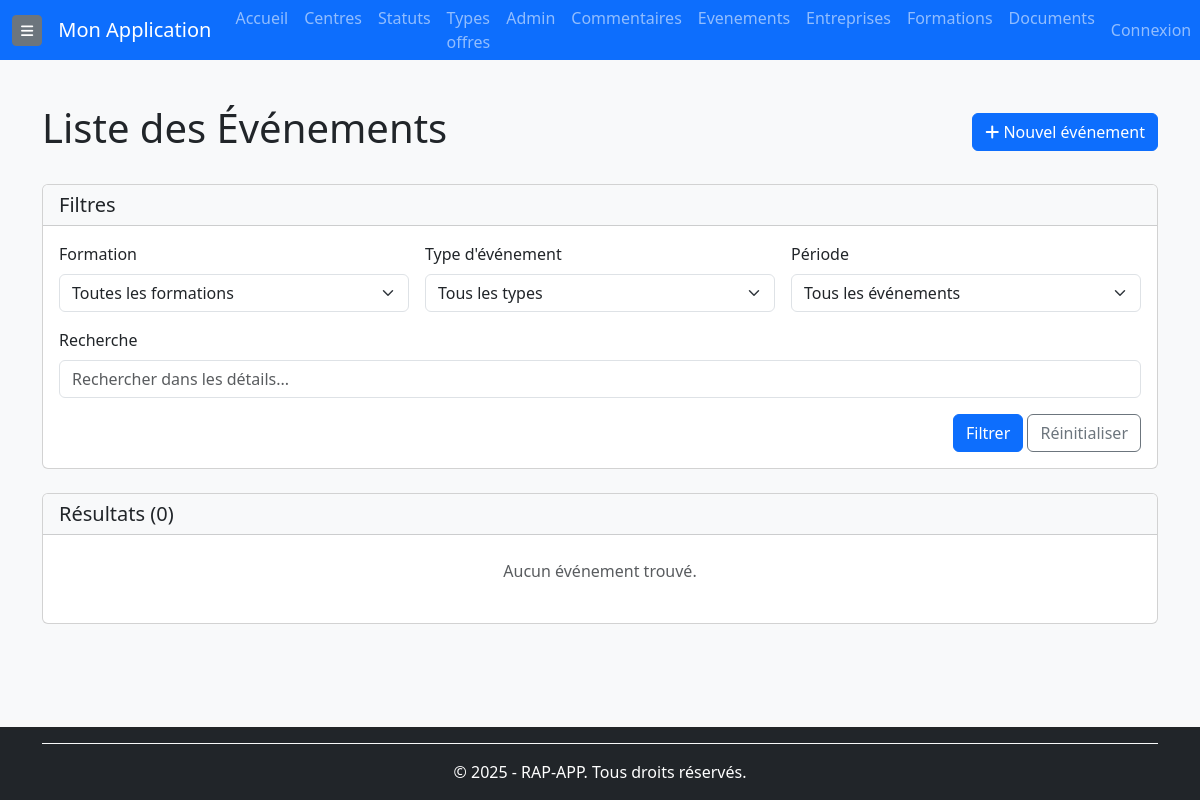
Before: /evenements/ (signed in) with the older database file.
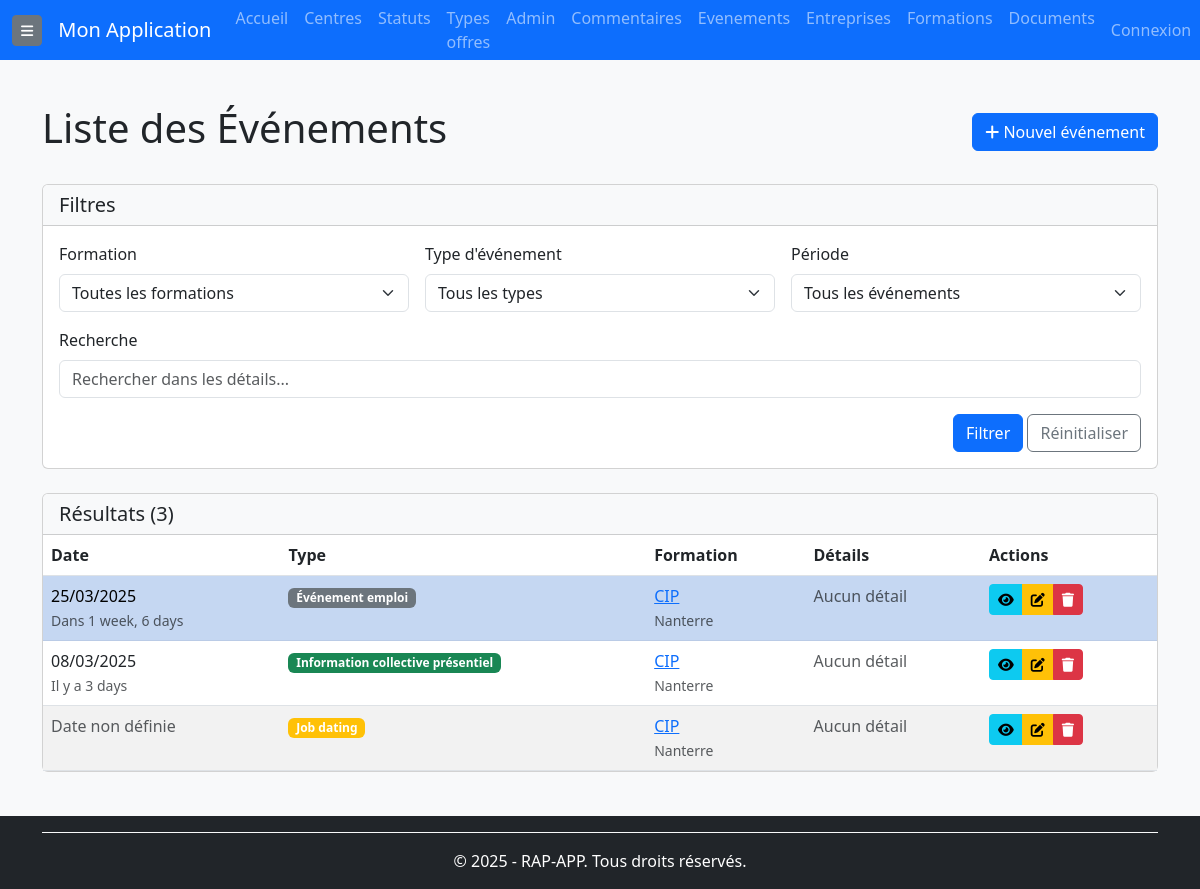
After: the same page with the newer database file.
### rap_app/models/evenements.py (models this page shows, shortened)
class Evenement(BaseModel):
    INFO_PRESENTIEL = 'info_collective_presentiel'
    INFO_DISTANCIEL = 'info_collective_distanciel'
    JOB_DATING = 'job_dating'
    EVENEMENT_EMPLOI = 'evenement_emploi'
    FORUM = 'forum'
    JPO = 'jpo'
    AUTRE = 'autre'
    TYPE_EVENEMENT_CHOICES = [
        (INFO_PRESENTIEL, 'Information collective présentiel'),
        (INFO_DISTANCIEL, 'Information collective distanciel'),
        (JOB_DATING, 'Job dating'),
        (EVENEMENT_EMPLOI, 'Événement emploi'),
        (FORUM, 'Forum'),
        (JPO, 'Journée Portes Ouvertes (JPO)'),
        (AUTRE, 'Autre'),
    ]
    formation = models.ForeignKey(Formation, on_delete=models.CASCADE, null=True, blank=True,  related_name="evenements",verbose_name="Formation associée")
    type_evenement = models.CharField(max_length=100, choices=TYPE_EVENEMENT_CHOICES, verbose_name="Type d'événement",db_index=True)
    details = models.TextField(null=True,  blank=True, verbose_name="Détails de l'événement")
    event_date = models.DateField(null=True, blank=True, verbose_name="Date de l'événement")
    description_autre = models.CharField(max_length=255,  null=True,  blank=True,  verbose_name="Description pour 'Autre' événement")
    class Meta:
        verbose_name = "Événement"
        verbose_name_plural = "Événements"
        ordering = ['-event_date']
        indexes = [
            models.Index(fields=['event_date']),  # Optimisation des recherches par date.
            models.Index(fields=['type_evenement']),  # Ajout d'un index sur le type d'événement.
        ]

### rap_app/models/formations.py (models this page shows, shortened)
class Formation(BaseModel):
    nom = models.CharField(max_length=255, verbose_name="Nom de la formation")
    centre = models.ForeignKey(Centre, on_delete=models.CASCADE, related_name='formations', verbose_name="Centre de formation")
    type_offre = models.ForeignKey(TypeOffre, on_delete=models.CASCADE, related_name="formations", verbose_name="Type d'offre")
    statut = models.ForeignKey(Statut, on_delete=models.CASCADE, related_name="formations", verbose_name="Statut de la formation")
    start_date = models.DateField(null=True, blank=True, verbose_name="Date de début")
    end_date = models.DateField(null=True, blank=True, verbose_name="Date de fin")
    num_kairos = models.CharField(max_length=50, null=True, blank=True, verbose_name="Numéro Kairos")
    num_offre = models.CharField(max_length=50, null=True, blank=True, verbose_name="Numéro de l'offre")
    num_produit = models.CharField(max_length=50, null=True, blank=True, verbose_name="Numéro du produit")
    prevus_crif = models.PositiveIntegerField(default=0, verbose_name="Places prévues CRIF")
    prevus_mp = models.PositiveIntegerField(default=0, verbose_name="Places prévues MP")
    inscrits_crif = models.PositiveIntegerField(default=0, verbose_name="Inscrits CRIF")
    inscrits_mp = models.PositiveIntegerField(default=0, verbose_name="Inscrits MP")
    assistante = models.CharField(max_length=255, null=True, blank=True, verbose_name="Assistante")
    cap = models.PositiveIntegerField(null=True, blank=True, verbose_name="Capacité maximale")
    convocation_envoie = models.BooleanField(default=False, verbose_name="Convocation envoyée")
    entresformation = models.PositiveIntegerField(default=0, verbose_name="Entrées en formation")
    nombre_candidats = models.PositiveIntegerField(default=0, verbose_name="Nombre de candidats")
    nombre_entretiens = models.PositiveIntegerField(default=0, verbose_name="Nombre d'entretiens")
    nombre_evenements = models.PositiveIntegerField(default=0, verbose_name="Nombre d'événements")
    dernier_commentaire = models.TextField(null=True, blank=True, verbose_name="Dernier commentaire")
    entreprises = models.ManyToManyField(Entreprise, related_name="formations", verbose_name="Partenaires", blank=True)
    utilisateur = models.ForeignKey(User, on_delete=models.SET_NULL, null=True, blank=True,related_name="formations_creees",verbose_name="Créé par" )
    objects = FormationManager()
    class Meta:
        verbose_name = "Formation"
        verbose_name_plural = "Formations"
        ordering = ['-start_date', 'nom']
        indexes = [
            models.Index(fields=['start_date']),
            models.Index(fields=['end_date']),
            models.Index(fields=['nom']),
        ]

### rap_app/models/centres.py (models this page shows, shortened)
class Centre(BaseModel):
    nom = models.CharField(
        max_length=255,
        unique=True,  # 🔹 Garantit qu'un centre a un nom unique
        verbose_name="Nom du centre"
    )
    code_postal = models.CharField(
        max_length=5,  # 🔹 Limité à 5 caractères au lieu de 10
        null=True,
        blank=True,
        verbose_name="Code postal",
        validators=[
            RegexValidator(
                regex=r'^\d{5}$',
                message="Le code postal doit contenir exactement 5 chiffres"
            )
        ]
    )
    class Meta:
        verbose_name = "Centre"
        verbose_name_plural = "Centres"
        ordering = ['nom']
        indexes = [
            models.Index(fields=['nom']),  # 🔹 Index pour optimiser les recherches par nom
            models.Index(fields=['code_postal']),  # 🔹 Index pour les recherches par code postal
        ]

### rap_app/views/evenements_views.py (the view)
# urls.py: path('evenements/', evenements_views.EvenementListView.as_view(), name='evenement-list'),
class EvenementListView(BaseListView):
    model = Evenement
    context_object_name = 'evenements'
    template_name = 'evenements/evenement_list.html'
    def get_queryset(self):
        queryset = super().get_queryset().select_related('formation', 'formation__centre')
        formation_id = self.request.GET.get('formation')
        if formation_id:
            queryset = queryset.filter(formation_id=formation_id)
        type_evt = self.request.GET.get('type')
        if type_evt:
            queryset = queryset.filter(type_evenement=type_evt)
        periode = self.request.GET.get('periode')
        if periode == 'future':
            queryset = queryset.filter(event_date__gte=timezone.now().date())
        elif periode == 'past':
            queryset = queryset.filter(event_date__lt=timezone.now().date())
        q = self.request.GET.get('q')
        if q:
            queryset = queryset.filter(
                Q(details__icontains=q) |
                Q(description_autre__icontains=q) |
                Q(formation__nom__icontains=q)
            )
        return queryset
    def get_context_data(self, **kwargs):
        context = super().get_context_data(**kwargs)
        context['filters'] = {
            'formation': self.request.GET.get('formation', ''),
            'type': self.request.GET.get('type', ''),
            'periode': self.request.GET.get('periode', ''),
            'q': self.request.GET.get('q', ''),
        }
        context['formations'] = Formation.objects.all()
        context['types_evenement'] = Evenement.TYPE_EVENEMENT_CHOICES
        context['now'] = timezone.now().date()
        return context

### rap_app/templates/evenements/evenement_list.html (shortened to what the changed rows need)
{% extends 'base.html' %}
{% load static %}
{% block content %}
<div class="container mt-4">
    <div class="d-flex justify-content-between align-items-center mb-4">
        <h1>Liste des Événements</h1>
    </div>
    <div class="card">
        <div class="card-header bg-light">
            <div class="d-flex justify-content-between align-items-center">
                <h5 class="mb-0">Résultats ({{ evenements|length }})</h5>
            </div>
        </div>
        <div class="card-body p-0">
            {% if evenements %}
                <div class="table-responsive">
                    <table class="table table-hover table-striped mb-0">
                        <thead>
                            <tr>
                                <th>Date</th>
                                <th>Type</th>
                                <th>Formation</th>
                                <th>Détails</th>
                                <th>Actions</th>
                            </tr>
                        </thead>
                        <tbody>
                            {% for evenement in evenements %}
                                <tr {% if evenement.event_date and evenement.event_date >= now %}class="table-primary"{% endif %}>
                                    <td>
                                        {% if evenement.event_date %}
                                            {{ evenement.event_date|date:"d/m/Y" }}
                                            {% if evenement.event_date >= now %}
                                                <br>
                                                <small class="text-muted">Dans {{ evenement.event_date|timeuntil }}</small>
                                            {% else %}
                                                <br>
                                                <small class="text-muted">Il y a {{ evenement.event_date|timesince }}</small>
                                            {% endif %}
                                        {% else %}
                                            <span class="text-muted">Date non définie</span>
                                        {% endif %}
                                    </td>
                                    <td>
                                        <span class="badge
                                            {% if evenement.type_evenement == 'info_collective_presentiel' %}bg-success
                                            {% elif evenement.type_evenement == 'info_collective_distanciel' %}bg-info
                                            {% elif evenement.type_evenement == 'job_dating' %}bg-warning
                                            {% elif evenement.type_evenement == 'evenement_emploi' %}bg-secondary
                                            {% elif evenement.type_evenement == 'forum' %}bg-dark
                                            {% elif evenement.type_evenement == 'jpo' %}bg-danger
                                            {% else %}bg-light text-dark{% endif %}">
                                            {{ evenement.get_type_evenement_display }}
                                        </span>
                                    </td>
                                    <td>
                                        {% if evenement.formation %}
                                            <a href="{% url 'formation-detail' evenement.formation.id %}">
                                                {{ evenement.formation.nom }}
                                            </a>
                                            <br>
                                            <small class="text-muted">{{ evenement.formation.centre.nom }}</small>
                                        {% else %}
                                            <span class="text-muted">Aucune formation associée</span>
                                        {% endif %}
                                    </td>
                                    <td>
                                        {% if evenement.details %}
                                            <div class="text-truncate" style="max-width: 300px;">
                                                {{ evenement.details }}
                                            </div>
                                        {% else %}
                                            <span class="text-muted">Aucun détail</span>
                                        {% endif %}
                                    </td>
                                    <td>
                                        <div class="btn-group btn-group-sm">
                                            <a href="{% url 'evenement-detail' evenement.id %}" class="btn btn-info" title="Détails">
                                                <i class="fas fa-eye"></i>
                                            </a>
                                            <a href="{% url 'evenement-update' evenement.id %}" class="btn btn-warning" title="Modifier">
                                                <i class="fas fa-edit"></i>
                                            </a>
                                            <a href="{% url 'evenement-delete' evenement.id %}" class="btn btn-danger" title="Supprimer">
                                                <i class="fas fa-trash"></i>
                                            </a>
                                        </div>
                                    </td>
                                </tr>
                            {% endfor %}
                        </tbody>
                    </table>
                </div>
            {% else %}
                <div class="text-center py-4">
                    <p class="text-muted">Aucun événement trouvé.</p>
                </div>
            {% endif %}
        </div>
    </div>
</div>
{% endblock %}

Changed rows visible on the page:
added Evenement: event_date "25/03/2025", event_date "1 week, 6 days", type_evenement "Événement emploi", formation.nom "CIP", formation.centre.nom "Nanterre", details "Aucun détail"
added Evenement: event_date "08/03/2025", event_date "3 days", type_evenement "Information collective présentiel", formation.nom "CIP", formation.centre.nom "Nanterre", details "Aucun détail"
added Evenement: shows "Date non définie", type_evenement "Job dating", formation.nom "CIP", formation.centre.nom "Nanterre", details "Aucun détail"
Other visible differences:
{{ evenements|length }}: "0" → "3"
text no longer shown: "Aucun événement trouvé."
text now shown: "Date Type Formation Détails Actions"
